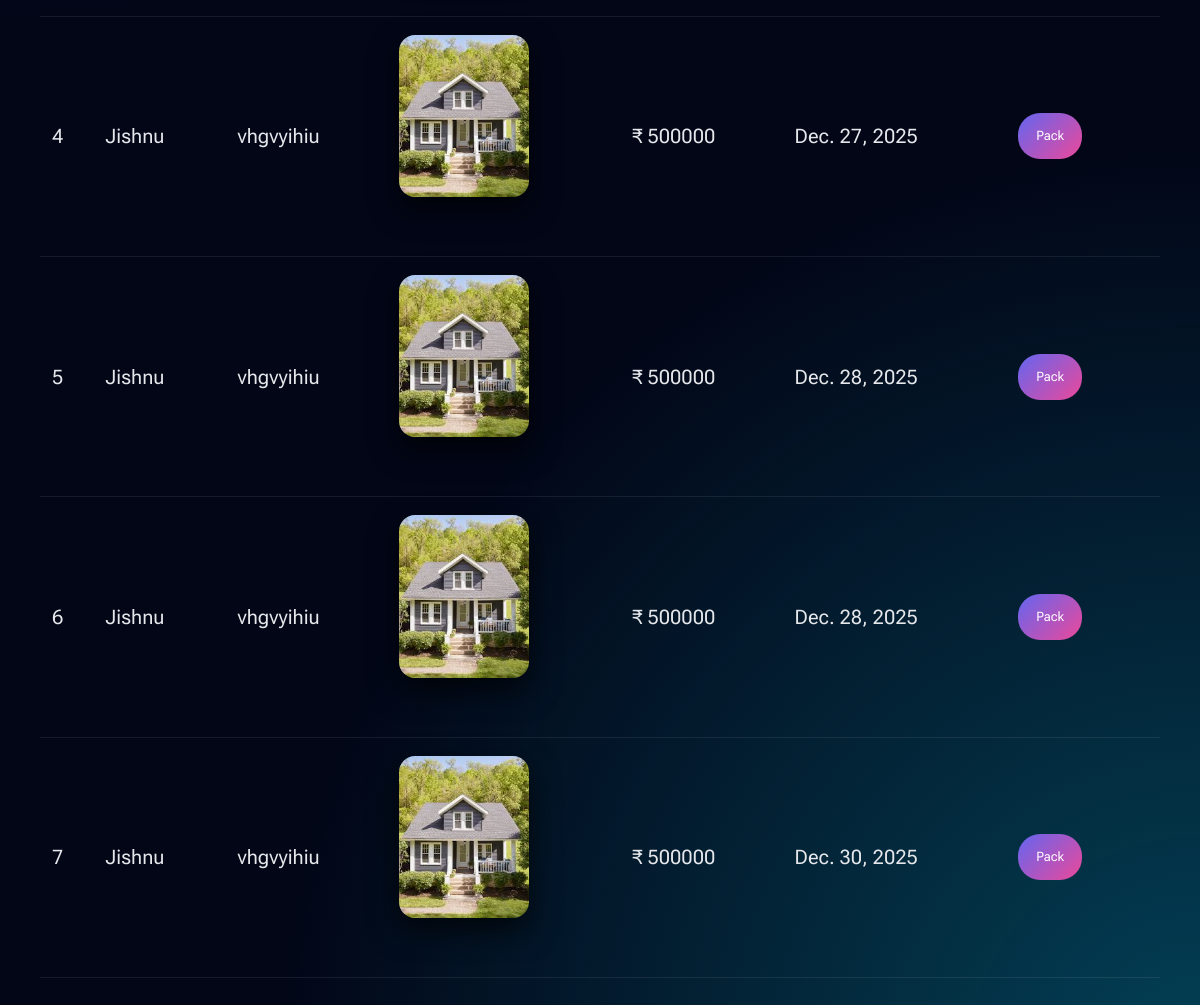
Before: /Artist/ViewBooking/ (lower part) with the older database file.
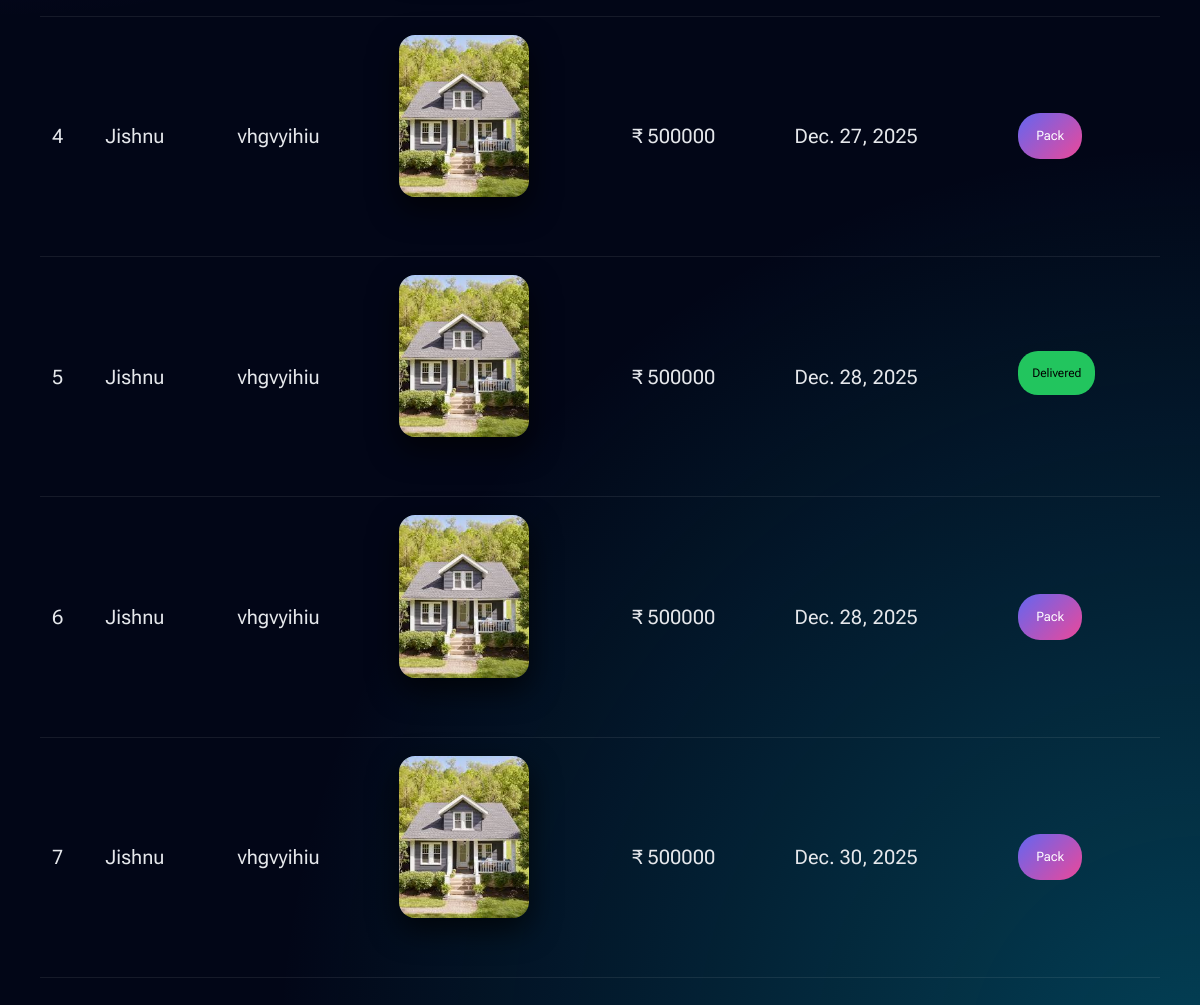
After: the same page with the newer database file.
### User/models.py (models this page shows)
class tbl_booking(models.Model):
    booking_date=models.DateField(auto_now_add=True)
    booking_status=models.IntegerField(default=0)
    booking_amount=models.CharField(max_length=50,null=True)
    user_id=models.ForeignKey(tbl_user,on_delete=models.CASCADE)
    artwork_id=models.ForeignKey(tbl_artwork,on_delete=models.CASCADE)

### Guest/models.py (models this page shows)
class tbl_user(models.Model):
    user_name = models.CharField(max_length=200)
    user_email = models.CharField(max_length=200)
    user_contact = models.CharField(max_length=200)
    user_address = models.CharField(max_length=200)
    user_password = models.CharField(max_length=200)
    user_photo = models.FileField(upload_to="Assets/UserDocs/")
    place = models.ForeignKey(tbl_place,on_delete=models.CASCADE)

### Artist/models.py (models this page shows)
class tbl_artwork(models.Model):
    artwork_title=models.CharField(max_length=50)
    artwork_details=models.CharField(max_length=50)
    artwork_photo=models.FileField(upload_to="Assets/ArtistDocs/")
    artwork_price=models.CharField(max_length=50)
    artsubtype_id=models.ForeignKey(tbl_artsubtype,on_delete=models.CASCADE)
    artist=models.ForeignKey(tbl_artist,on_delete=models.CASCADE)

### Artist/views.py (the view)
# urls.py: path('ViewBooking/',views.ViewBooking,name="ViewBooking"),
def ViewBooking(request):
    bookData = tbl_booking.objects.all()
    return render(request,'Artist/ViewBooking.html',{'bookData':bookData})

### Artist/Templates/Artist/ViewBooking.html (shortened to what this page needs)
{% extends 'Artist/Header.html' %}
{% block content %}
<head>
</head>
<div class="booking-page">
    <table class="booking-table">
        <tbody>
            {% for i in bookData %}
            <tr>
                <td>{{forloop.counter}}</td>
                <td>{{i.user_id.user_name}}</td>
                <td>{{i.artwork_id.artwork_details}}</td>
                <td>
                    <img src="{{i.artwork_id.artwork_photo.url}}" class="art-img">
                </td>
                <td>₹ {{i.artwork_id.artwork_price}}</td>
                <td>{{i.booking_date}}</td>
                <td>
                    {% if i.booking_status == 2 %}
                        <span class="status packed">Packed</span><br>
                        <a href="{% url 'Artist:tracking' i.id 3 %}" class="action-btn">Ship</a>
                    {% elif i.booking_status == 3 %}
                        <span class="status shipped">Shipped</span><br>
                        <a href="{% url 'Artist:tracking' i.id 4 %}" class="action-btn">Deliver</a>
                    {% elif i.booking_status == 4 %}
                        <span class="status delivered">Delivered</span>
                    {% else %}
                        <a href="{% url 'Artist:tracking' i.id 2 %}" class="action-btn">Pack</a>
                    {% endif %}
                </td>
            </tr>
            {% endfor %}
        </tbody>
    </table>
</div>
{% endblock %}

Changed rows visible on the page:
changed tbl_booking (number 2 of 4 on the later page): booking_status "Pack" → "Delivered"
